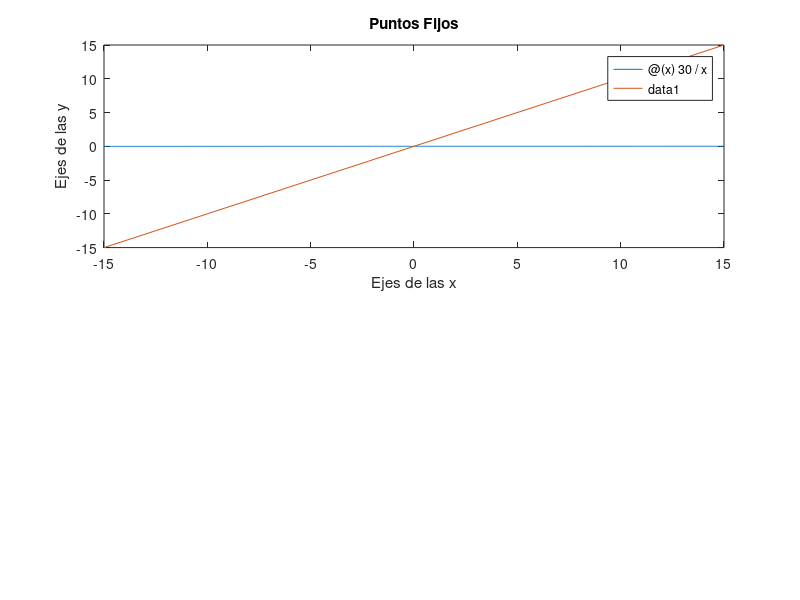

MATLAB code to generate this figure: (Note: this script raises an error after producing the figure.)
% F1013B.4 - Modelación Computacional de Sistemas Elétricos
% Profesor: Héctor Hernández de la Cerda
% Alumno: Alberto Horacio Orozco Ramos      Matrícula: A00831719
% Fecha: 17/Abril/21

% ACTIVIDAD 3 - METODO DE NEWTON-RAPHSON 

%% Ejercicio 1

clc;
clear;
close all;

x = [0 15]
f =@(x) (-x.^2)/10 +3

y1 = @(x) 30/x
y2 = @(x) x

subplot(2,1,1)
fplot(y1,[-15,15])
hold on
fplot(y2,[-15,15])
title('Puntos Fijos')
xlabel('Ejes de las x')
ylabel('Ejes de las y')
hline = refline(0,0)
hline.Color = 'r'
grid on

subplot(2,1,2)
fplot(y1,[-15,15])
hold on
%fplot(f2)
title('Grafica Original')
xlabel('Ejes de las x')
ylabel('Ejes de las y')
hline = refline(0,0)
hline.Color = 'r'
grid on

root = fzero(f,x)
fprintf('La raíz de la función con fzero es:')
disp(root)

%% Ejercicio 1.2
syms f(x)
f(x) = (-x.^2)/10 +3
fdx = diff(f(x))

[xi,Iteraciones] = NewtonR(f,fdx,5.5,0.001)

%% Ejercicio 2

clc;
clear;
close all;

x = [0 5]
f =@(x) cos(x) - x.^3

y1 = @(x) (cos(x)).^(1/3)
y2 = @(x) x

subplot(2,1,1)
fplot(y1,[-3,4])
hold on
fplot(y2,[-3,4])
title('Puntos Fijos')
xlabel('Ejes de las x')
ylabel('Ejes de las y')
hline = refline(0,0)
hline.Color = 'r'
grid on

subplot(2,1,2)
fplot(y1,[-3,4])
hold on
%fplot(f2)
title('Grafica Original')
xlabel('Ejes de las x')
ylabel('Ejes de las y')
hline = refline(0,0)
hline.Color = 'r'
grid on

root = fzero(f,x)
fprintf('La raíz de la función con fzero es:')
disp(root)

%% Ejercicio 2.2

syms f(x)
f(x) = cos(x) - x^3
fdx = diff(f(x))

[xi,Iteraciones] = NewtonR(f,fdx,0.863921,0.001)

%% Ejercicio 3

clc;
clear;
close all;

x = [-6 6]
f =@(x) x.^3 + x + 16

y1 = @(x) -x.^3 - 16
y2 = @(x) x

subplot(2,1,1)
fplot(y1,[-6,6])
hold on
fplot(y2,[-6,6])
title('Puntos Fijos')
xlabel('Ejes de las x')
ylabel('Ejes de las y')
hline = refline(0,0)
hline.Color = 'r'
grid on

subplot(2,1,2)
fplot(y1,[-6,6])
hold on
%fplot(f2)
title('Grafica Original')
xlabel('Ejes de las x')
ylabel('Ejes de las y')
hline = refline(0,0)
hline.Color = 'r'
grid on

root = fzero(f,x)
fprintf('La raíz de la función con fzero es:')
disp(root)

%% Ejercicio 3.2

syms f(x)
f(x) = x^3 + x + 16
fdx = diff(f(x))

[xi,Iteraciones] = NewtonR(f,fdx,-2.5198,0.001)

%% Ejercicio 4

clc;
clear;
close all;

x = [0 2]
f =@(x) x.^4 + 2.*x - 1

y1 = @(x) (-x.^4 + 1)/2
y2 = @(x) x

subplot(2,1,1)
fplot(y1,[-2,4])
hold on
fplot(y2,[-2,4])
title('Puntos Fijos')
xlabel('Ejes de las x')
ylabel('Ejes de las y')
hline = refline(0,0)
hline.Color = 'r'
grid on

subplot(2,1,2)
fplot(y1,[-2,4])
hold on
%fplot(f2)
title('Grafica Original')
xlabel('Ejes de las x')
ylabel('Ejes de las y')
hline = refline(0,0)
hline.Color = 'r'
grid on

root = fzero(f,x)
fprintf('La raíz de la función con fzero es:')
disp(root)

%% Ejercicio 4.2

syms f(x)
f(x) = x^4 + 2*x - 1
fdx = diff(f(x))

[xi,Iteraciones] = NewtonR(f,fdx,1,0.001)